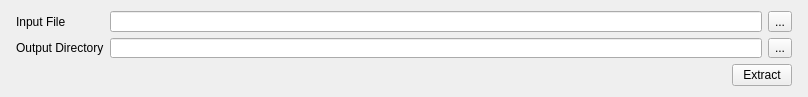
<?xml version="1.0" encoding="UTF-8"?>
<ui version="4.0">
 <class>Form</class>
 <widget class="QWidget" name="Form">
  <property name="enabled">
   <bool>true</bool>
  </property>
  <property name="geometry">
   <rect>
    <x>0</x>
    <y>0</y>
    <width>808</width>
    <height>97</height>
   </rect>
  </property>
  <property name="minimumSize">
   <size>
    <width>808</width>
    <height>97</height>
   </size>
  </property>
  <property name="maximumSize">
   <size>
    <width>808</width>
    <height>97</height>
   </size>
  </property>
  <property name="windowTitle">
   <string>V-Extract</string>
  </property>
  <layout class="QVBoxLayout" name="verticalLayout">
   <item>
    <layout class="QGridLayout" name="gridLayout">
     <property name="leftMargin">
      <number>5</number>
     </property>
     <property name="rightMargin">
      <number>5</number>
     </property>
     <item row="1" column="1">
      <widget class="QLineEdit" name="ouputedit"/>
     </item>
     <item row="0" column="1">
      <widget class="QLineEdit" name="inputedit"/>
     </item>
     <item row="1" column="0">
      <widget class="QLabel" name="label_2">
       <property name="text">
        <string>Output Directory</string>
       </property>
      </widget>
     </item>
     <item row="0" column="0">
      <widget class="QLabel" name="label">
       <property name="text">
        <string>Input File</string>
       </property>
      </widget>
     </item>
     <item row="1" column="3">
      <widget class="QToolButton" name="outputbutton">
       <property name="text">
        <string>...</string>
       </property>
      </widget>
     </item>
     <item row="0" column="3">
      <widget class="QToolButton" name="inputbutton">
       <property name="text">
        <string>...</string>
       </property>
      </widget>
     </item>
    </layout>
   </item>
   <item>
    <layout class="QHBoxLayout" name="horizontalLayout">
     <property name="spacing">
      <number>0</number>
     </property>
     <property name="rightMargin">
      <number>5</number>
     </property>
     <item>
      <spacer name="horizontalSpacer">
       <property name="orientation">
        <enum>Qt::Horizontal</enum>
       </property>
       <property name="sizeHint" stdset="0">
        <size>
         <width>40</width>
         <height>20</height>
        </size>
       </property>
      </spacer>
     </item>
     <item>
      <widget class="QPushButton" name="pushButton">
       <property name="maximumSize">
        <size>
         <width>60</width>
         <height>25</height>
        </size>
       </property>
       <property name="text">
        <string>Extract</string>
       </property>
      </widget>
     </item>
    </layout>
   </item>
  </layout>
 </widget>
 <resources/>
 <connections/>
</ui>
